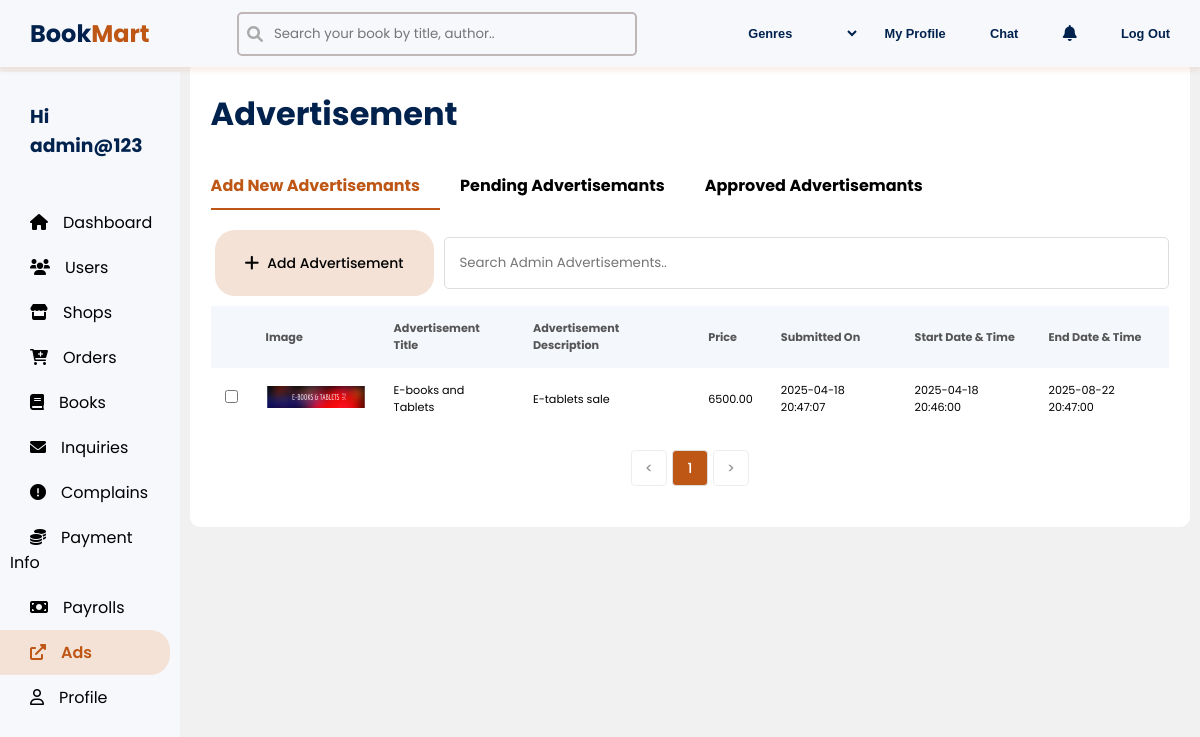
Screenshot of /public/adminAdvertisment (signed in) with the database file from the repository.
### tables this page shows
CREATE TABLE `admin_add` (
  `id` int(11) NOT NULL,
  `Advertisement_Title` varchar(20) NOT NULL,
  `Advertisement_Description` varchar(50) NOT NULL,
  `Advertisement_Type` enum('Image only','Text only','Both') NOT NULL,
  `cover_image` varchar(100) NOT NULL,
  `Price` decimal(10,2) NOT NULL,
  `Submitted_On` datetime NOT NULL DEFAULT current_timestamp(),
  `Start_date` datetime NOT NULL,
  `End_date` datetime NOT NULL
);

### app/controllers/AdminAdvertisment.php (called while the page is built, shortened)
<?php
class AdminAdvertisment extends Controller{
    public function index() {
        $advModel = new AdvModel();
        $store_add = new StoreAdvModel();
        $currentPage = isset($_GET['page']) ? (int)$_GET['page'] : 1;
        $pendingPage = isset($_GET['pending_page']) ? (int)$_GET['pending_page'] : 1;
        $approvedPage = isset($_GET['approved_page']) ? (int)$_GET['approved_page'] : 1;
        $limit = 5;
        $offset = ($currentPage - 1) * $limit;
        $advModel->setLimit($limit);
        $advModel->setOffset($offset);
        $ads = $advModel->findAll();
        $totalAds = $advModel->countAll();
        $totalPages = ceil($totalAds / $limit);
        $pendingOffset = ($pendingPage - 1) * $limit;
        $store_add->setLimit($limit);
        $store_add->setOffset($pendingOffset);
        $pendingConditions = ['status' => 'pending'];
        $pendingStoreAds = $store_add->where($pendingConditions);
        $totalPending = $store_add->count($pendingConditions);
        $totalPendingPages = ceil($totalPending / $limit);
        $approvedOffset = ($approvedPage - 1) * $limit;
        $store_add->setLimit($limit);
        $store_add->setOffset($approvedOffset);
        $approvedConditions = ['status' => 'approved'];
        $approvedAds = $store_add->where($approvedConditions);
        $totalApproved = $store_add->count($approvedConditions);
        $totalApprovedPages = ceil($totalApproved / $limit);
        $data = [
            'advertisements' => $ads,
            'pendingStoreAds' => $pendingStoreAds,
            'approvedAds' => $approvedAds,
            'currentPage' => $currentPage,
            'totalPages' => $totalPages,
            'pendingPage' => $pendingPage,
            'totalPendingPages' => $totalPendingPages,
            'approvedPage' => $approvedPage,
            'totalApprovedPages' => $totalApprovedPages,
            'totalAds' => $totalAds,
            'totalPending' => $totalPending,
            'totalApproved' => $totalApproved
        ];
        $this->view('adminAdvertisment', $data);
    }
}

### public/index.php (called while the page is built, shortened)
<?php
require "../app/core/init.php";
$app = new App;
$app->loadController();

### app/core/Database.php (called while the page is built, shortened)
<?php
Trait Database{
    private $pdo;
    protected function connect() {
        if (!$this->pdo) {
            $string = "mysql:hostname=" . DBHOST . ";dbname=" . DBNAME;
            $this->pdo = new PDO($string, DBUSER, DBPASS);
        }
        return $this->pdo;
    }
    public function query($query,$data = []){
        $conn = $this->connect();
        $stm=$conn->prepare($query);
        $check = $stm->execute($data);
        if($check){
            $result = $stm->fetchAll(PDO::FETCH_OBJ);
            if(is_array($result) && count($result)){
                return $result;
            }
        }
        return false;
    }
}

### app/core/Model.php (called while the page is built, shortened)
<?php
Trait Model{
    protected $limit = 10;
    protected $offset ='0';
    protected $order_column = "id";
    protected $order_type = "desc";
    public function setLimit($limit) {
        $this->limit = $limit;
    }
    public function setOffset($offset) {
        $this->offset = $offset;
    }
    public function findAll(){
        $query="SELECT * FROM $this->table ";
        $query .="order by $this->order_column $this->order_type limit $this->limit offset $this->offset" ;
        return $this->query($query);
    }
    public function countAll(){
         $query = "SELECT COUNT(*) as total FROM $this->table";
         $result = $this->query($query);
         return $result ? $result[0]->total : 0 ;
    }
}

### app/core/init.php (called while the page is built, shortened)
<?php
spl_autoload_register(function($classname){
    $filename = "../app/models/".ucfirst($classname). ".php";
});
require 'Database.php';
require 'Model.php';

### app/views/adminAdvertisment.view.php (the view, shortened to what this page needs)
<!DOCTYPE html>
<html lang="en">
<head>
    <link rel="stylesheet" href="<?= ROOT ?>/assets/CSS/adminAdd.css">
    <link rel="stylesheet" href="https://cdnjs.cloudflare.com/ajax/libs/font-awesome/6.0.0-beta3/css/all.min.css">
</head>
<body>
    <?php include 'secondaryNavBar.view.php';?>
    <?php include 'commonSidebar.view.php'; ?>
    <div class="container">
        <div class="box">
            <h1 class="inventory-title">Advertisement</h1><br>
            <nav class="tabs">
                <button class="tab-button active first-child" id='new-add-button' onclick="showTab('new-add')">Add New Advertisemants</button>
                <button class="tab-button" id='pending-add-button' onclick="showTab('pending-add')">Pending Advertisemants</button>
                <button class="tab-button last-child" id="approved-add-button" onclick="showTab('approved-add')">Approved Advertisemants</button>
            </nav>
            <div class="tab-content" id="new-add" >
                <div class="add-toolbar">
                    <button class="add-bttn"><span class="compose-icon"><i class="fa-solid fa-plus"></i></span>Add Advertisement</button>
                    <input type="text" placeholder="Search Admin Advertisements.." class="add-search-bar" id="searchInput" onkeyup="searchStores()">
                </div>
                    <?php if (!empty($advertisements)) : ?>
                        <table class="add-table">
                            <thead>
                                <tr>
                                    <th></th>
                                    <th>Image</th>
                                    <th>Advertisement Title</th>
                                    <th>Advertisement Description</th>
                                    <th>Price</th>
                                    <th>Submitted On</th>
                                    <th>Start Date & Time</th>
                                    <th>End Date  & Time</th>
                                </tr>
                            </thead>
                            <tbody>
                                <?php foreach ($advertisements as $ad) : ?>
                                    <tr class="add-row"
                                        data-addid="<?= $ad->id ?>"
                                        data-advertisementtitle="<?= htmlspecialchars($ad->Advertisement_Title) ?>"
                                        data-advertisementdescription="<?= htmlspecialchars($ad->Advertisement_Description) ?>"
                                        data-advertisementimage="<?= htmlspecialchars($ad->cover_image) ?>"
                                        data-price="<?= htmlspecialchars($ad->Price) ?>"
                                        data-submittedon="<?= htmlspecialchars($ad->Submitted_On) ?>"
                                        data-startdate="<?= htmlspecialchars($ad-> Start_date) ?>"
                                        data-enddate="<?= htmlspecialchars($ad->End_date) ?>"
                                        >
                                        <td><input type="checkbox"></td>
                                        <td >
                                            <?php if (!empty($ad->cover_image)): ?>
                                                <img src="<?= ROOT ?>\assets\Images\ads\<?= $ad->cover_image ?>" alt="Ad Image" style="width: 100px; height: auto; object-fit: cover;">
                                            <?php else: ?>
                                                No image
                                            <?php endif; ?>
                                        </td>
                                        <td><?= htmlspecialchars($ad->Advertisement_Title) ?></td>
                                        <td><?= htmlspecialchars($ad-> Advertisement_Description) ?></td>
                                        <td><?= htmlspecialchars($ad->Price) ?></td>
                                        <td><?= htmlspecialchars($ad->Submitted_On) ?></td>
                                        <td><?= htmlspecialchars($ad->Start_date) ?></td>
                                        <td><?= htmlspecialchars($ad->End_date) ?></td>
                                    </tr>
                                <?php endforeach; ?>
                            </tbody>
                        </table>
                        <div class="pagination-container">
                            <div class="pagination">
                                <button class="page-button previous"
                                        onclick="window.location.href='?page=<?= max(1, $currentPage - 1) ?>&pending_page=<?= $pendingPage ?>&approved_page=<?= $approvedPage ?>'"
                                        <?= $currentPage <= 1 ? 'disabled' : '' ?>>&lt;</button>
                                <?php for ($i = 1; $i <= $totalPages; $i++): ?>
                                    <button class="page-button <?= $currentPage == $i ? 'active' : '' ?>"
                                            onclick="window.location.href='?page=<?= $i ?>&pending_page=<?= $pendingPage ?>&approved_page=<?= $approvedPage ?>'">
                                        <?= $i ?>
                                    </button>
                                <?php endfor; ?>
                                <button class="page-button next"
                                        onclick="window.location.href='?page=<?= min($totalPages, $currentPage + 1) ?>&pending_page=<?= $pendingPage ?>&approved_page=<?= $approvedPage ?>'"
                                        <?= $currentPage >= $totalPages ? 'disabled' : '' ?>>&gt;</button>
                            </div>
                        </div>
                    <?php else : ?>
                        <div class="no-add-message">
                            <p>No Advertisements found. Start adding Advertisements!</p>
                        </div>
                    <?php endif; ?>
            </div>
        </div>
    </div>
</body>
</html>

### public/assets/CSS/adminAdd.css (style rules this page uses)
* { margin: 0; box-sizing: border-box; font-family: 'poppins',Calibri, sans-serif; }
body { background-color: #F1F1F1; }
.container { width: 85%; margin-top: 5%; margin-left: 15%; text-align: left; }
.container h1 { margin-top: 10px; color: #02224E; }
.box { width: 98%; background-color: #ffffff; padding: 2%; border-radius: 10px; margin: auto; }
.tabs { display: flex; width: 100%; text-align: left; align-items:flex-start; }
.tab-button { padding: 10px 20px; border: none; background-color: #ffffff; cursor: pointer; font-size: 1rem; font-weight: bold; color: #000000; border-bottom: 2px solid transparent; transition: border-color 0.3s ease; }
.tab-button.first-child { padding-left: 0; }
.tab-button.last-child { margin-right: 10%; padding-right: 0; }
.tab-button.active { border-bottom: 2px solid #BE5715; color: #BE5715; }
.tab-content { width: 100%; display: none; }
.add-bttn { margin-left: 4px; display: flex; align-items: center; padding: 20px 30px; background-color: #f4e2d7; color: #000; font-weight:500; font-size: 14px; border: none; border-radius: 20px; cursor: pointer; transition: background-color 0.3s, box-shadow 0.3s; }
.compose-icon { margin-right: 8px; font-size: 1.2em; }
.add-toolbar { display: flex; gap: 10px; align-items: center; margin-top: 20px; }
.add-search-bar { flex: 1; padding: 15px; border: 1px solid #ddd; border-radius: 5px; }
.add-table { width: 100%; border-collapse: collapse; background: #fff; margin-top: 10px; font-size: 0.7rem; }
.add-table thead tr { background-color: #f4f7fc; color: #555; }
.add-table th, .add-table td { padding: 14px; text-align: left; }
.pagination { display: flex; align-items: center; gap: 8px; margin:0 ; }
.pagination-container { display: flex; justify-content: center; margin: 20px 0; width: 100%; }
.pagination { display: flex; gap: 5px; align-items: center; }
.page-button { width: 36px; height: 36px; border-radius: 4px; border: 1px solid #ddd; background-color: white; color: #333; font-size: 14px; font-weight: 500; cursor: pointer; display: flex; align-items: center; justify-content: center; transition: all 0.2s ease; }
.page-button.active { background-color: #BE5715; color: white; }
.page-button:disabled { opacity: 0.5; cursor: not-allowed; }

### rows the page displays
admin_add: cover_image (picture), Advertisement_Title "E-books and Tablets", Advertisement_Description "E-tablets sale", Price "6500.00", Submitted_On "2025-04-18 20:47:07", Start_date "2025-04-18 20:46:00", End_date "2025-08-22 20:47:00"

### other values shown
$_SESSION['username'] "admin@123"
